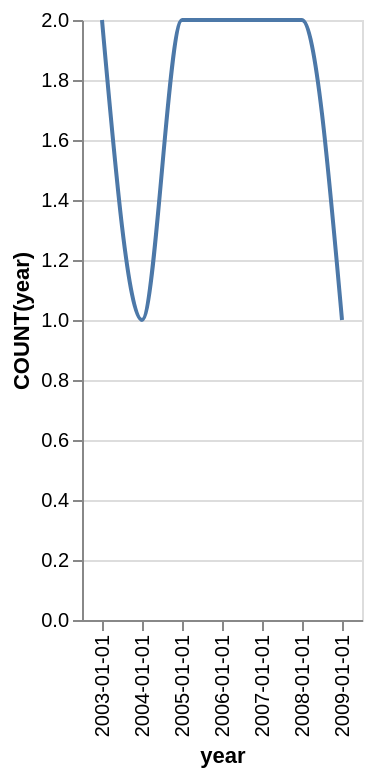

The Vega-Lite source for this figure:
### Vega-Lite specification from a JSON file in a GitHub repository (floating-point values rounded to 4 significant figures)
{"data": {"values": [{"x_data": "2003-01-01", "y_data": 2}, {"x_data": "2004-01-01", "y_data": 1}, {"x_data": "2005-01-01", "y_data": 2}, {"x_data": "2006-01-01", "y_data": 2}, {"x_data": "2007-01-01", "y_data": 2}, {"x_data": "2008-01-01", "y_data": 2}, {"x_data": "2009-01-01", "y_data": 1}]}, "mark": {"type": "line", "interpolate": "monotone"}, "encoding": {"x": {"field": "x_data", "type": "nominal", "title": "year", "sort": "ascending"}, "y": {"field": "y_data", "type": "quantitative", "title": "COUNT(year)"}}}
